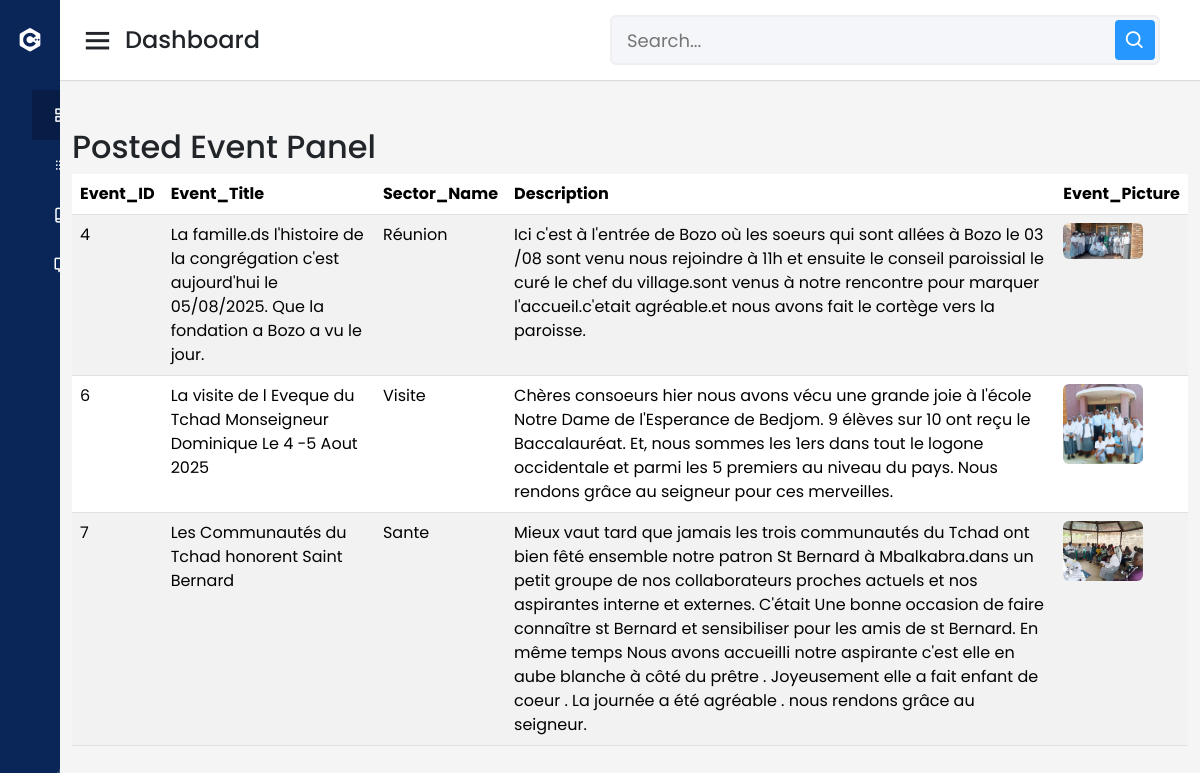
The page /admin/index.php (signed in) on the database its author committed.
### tables this page shows
CREATE TABLE `evnts` (
  `id` int(11) NOT NULL,
  `event_title` varchar(255) NOT NULL,
  `sector_name` varchar(255) NOT NULL,
  `description` text NOT NULL,
  `event_picture` varchar(255) DEFAULT NULL,
  `created_at` timestamp NOT NULL DEFAULT current_timestamp()
);

### admin/index.php (the view, shortened to what this page needs)
<?php
include 'config/conn.php';
?>
<!DOCTYPE html>
<html lang="en" dir="ltr">
  <head>
    <link rel="stylesheet" href="style.css">
    <link href='https://unpkg.com/boxicons@2.0.7/css/boxicons.min.css' rel='stylesheet'>
  <link rel="stylesheet" href="https://cdn.jsdelivr.net/npm/bootstrap@5.3.2/dist/css/bootstrap.min.css">
  <link rel="stylesheet" href="https://cdn.datatables.net/1.13.6/css/jquery.dataTables.min.css">
   </head>
<body>
  <div class="sidebar">
    <div class="logo-details">
      <i class='bx bxl-c-plus-plus'></i>
      <span class="logo_name">Bernadine</span>
    </div>
      <ul class="nav-links">
        <li>
          <a href="index.php" class="active">
            <span class="links_name">Dashboard</span>
          </a>
        </li>
        <li>
          <a href="post.php">
            <span class="links_name">Post Event</span>
          </a>
        </li>
        <li>
          <a href="sub.php">
            <span class="links_name">Subcribe Emails</span>
          </a>
        </li>
        <li>
          <a href="contact.php">
            <span class="links_name">Messages</span>
          </a>
        </li>
        <li class="log_out">
          <a href="logout.php">
            <span class="links_name">Log out</span>
          </a>
        </li>
      </ul>
  </div>
  <section class="home-section">
    <nav>
      <div class="sidebar-button">
        <i class='bx bx-menu sidebarBtn'></i>
        <span class="dashboard">Dashboard</span>
      </div>
      <div class="search-box">
        <input type="text" placeholder="Search...">
        <i class='bx bx-search' ></i>
      </div>
    </nav>
    <div class="home-content">
          </div>
            <div class="container mt-4">
                    <h2>Posted Event Panel</h2>
<table id="eventsTable" class="display table table-striped" style="width:100%">
  <thead>
    <tr>
      <th>Event_ID</th>
      <th>Event_Title</th>
      <th>Sector_Name</th>
      <th>Description</th>
      <th>Event_Picture</th>
    </tr>
  </thead>
  <tbody>
    <?php
    $sql = "SELECT id, event_title, sector_name, description, event_picture FROM evnts";
    $result = $conn->query($sql);
    if ($result->num_rows > 0) {
      while ($row = $result->fetch_assoc()) {
        echo "<tr>";
        echo "<td>" . $row['id'] . "</td>";
        echo "<td>" . $row['event_title'] . "</td>";
        echo "<td>" . $row['sector_name'] . "</td>";
        echo "<td>" . $row['description'] . "</td>";
        echo "<td><img src='uploads/" . $row['event_picture'] . "' width='80'></td>";
        echo "</tr>";
      }
    } else {
      echo "<tr><td colspan='6' class='text-center'>No events found</td></tr>";
    }
    ?>
  </tbody>
</table>
</div>
  </section>
</body>
</html>

### admin/style.css (style rules this page uses)
* { margin: 0; padding: 0; box-sizing: border-box; font-family: 'Poppins', sans-serif; }
td img { cursor: pointer; border-radius: 6px; }
.sidebar { position: fixed; height: 100%; width: 240px; background: #0A2558; transition: all 0.5s ease; }
.sidebar .logo-details { height: 80px; display: flex; align-items: center; }
.sidebar .logo-details i { font-size: 28px; font-weight: 500; color: #fff; min-width: 60px; text-align: center }
.sidebar .logo-details .logo_name { color: #fff; font-size: 24px; font-weight: 500; }
.sidebar .nav-links { margin-top: 10px; }
.sidebar .nav-links li { position: relative; list-style: none; height: 50px; }
.sidebar .nav-links li a { height: 100%; width: 100%; display: flex; align-items: center; text-decoration: none; transition: all 0.4s ease; }
.sidebar .nav-links li a.active { background: #081D45; }
.sidebar .nav-links li a .links_name { color: #fff; font-size: 15px; font-weight: 400; white-space: nowrap; }
.sidebar .nav-links .log_out { position: absolute; bottom: 0; width: 100%; }
.home-section { position: relative; background: #f5f5f5; min-height: 100vh; width: calc(100% - 240px); left: 240px; transition: all 0.5s ease; }
.home-section nav { display: flex; justify-content: space-between; height: 80px; background: #fff; display: flex; align-items: center; position: fixed; width: calc(100% - 240px); left: 240px; z-index: 100; padding: 0 20px; box-shadow: 0 1px 1px rgba(0, 0, 0, 0.1); transition: all 0.5s ease; }
.home-section nav .sidebar-button { display: flex; align-items: center; font-size: 24px; font-weight: 500; }
nav .sidebar-button i { font-size: 35px; margin-right: 10px; }
.home-section nav .search-box { position: relative; height: 50px; max-width: 550px; width: 100%; margin: 0 20px; }
nav .search-box input { height: 100%; width: 100%; outline: none; background: #F5F6FA; border: 2px solid #EFEEF1; border-radius: 6px; font-size: 18px; padding: 0 15px; }
nav .search-box .bx-search { position: absolute; height: 40px; width: 40px; background: #2697FF; right: 5px; top: 50%; transform: translateY(-50%); border-radius: 4px; line-height: 40px; text-align: center; color: #fff; font-size: 22px; transition: all 0.4 ease; }
.home-section .home-content { position: relative; padding-top: 104px; }
@media (max-width: 1240px) { .sidebar { width: 60px; } }
@media (max-width: 1240px) { .home-section { width: calc(100% - 60px); left: 60px; } }
@media (max-width: 1240px) { .home-section nav { width: calc(100% - 60px); left: 60px; } }

### rows shown on the page
evnts: id "4", event_title "La famille.ds l'histoire de la congrégation c'est aujourd'hui le 05/08/2025. Que la fondation a Bozo a vu le jour.", sector_name "Réunion", description "Ici c'est à l'entrée de Bozo où les soeurs qui sont allées à Bozo le 03 /08 sont venu nous rejoindre à 11h et ensuite le conseil paroissial le curé le chef du village.sont venus à notre rencontre pour marquer l'accueil.c'etait agréable.et nous avons fait le cortège vers la paroisse.", event_picture (picture)
evnts: id "6", event_title "La visite de l Eveque du Tchad Monseigneur Dominique Le 4 -5 Aout 2025", sector_name "Visite", description "Chères consoeurs hier nous avons vécu une grande joie à l'école Notre Dame de l'Esperance de Bedjom. 9 élèves sur 10 ont reçu le Baccalauréat. Et, nous sommes les 1ers dans tout le logone occidentale et parmi les 5 premiers au niveau du pays. Nous rendons grâce au seigneur pour ces merveilles.", event_picture (picture)
evnts: id "7", event_title "Les Communautés du Tchad honorent Saint Bernard", sector_name "Sante", description "Mieux vaut tard que jamais les trois communautés du Tchad ont bien fêté ensemble notre patron St Bernard à Mbalkabra.dans un petit groupe de nos collaborateurs proches actuels et nos aspirantes interne et externes. C'était Une bonne occasion de faire connaître st Bernard et sensibiliser pour les amis de st Bernard. En même temps Nous avons accueilli notre aspirante c'est elle en aube blanche à côté du prêtre . Joyeusement elle a fait enfant de coeur . La journée a été agréable . nous rendons grâce au seigneur.", event_picture (picture)
